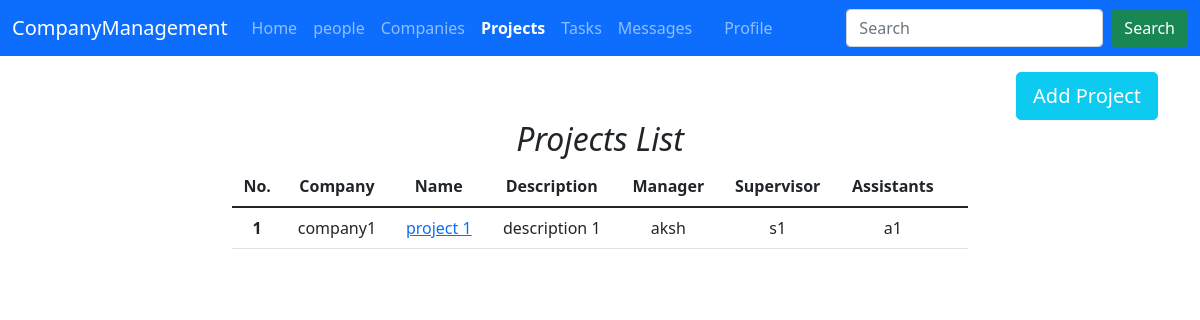
Screenshot of /Projects/ (signed in) with the database file from the repository.
### UserModule/models.py (models this page shows, shortened)
class Project(models.Model):
    user = models.ForeignKey(User, on_delete=models.SET_NULL, null=True)
    company = models.ForeignKey(Company, on_delete=models.CASCADE)
    name = models.CharField(max_length=70)
    description = models.TextField(max_length=70)
    manager = models.CharField(max_length=70)
    supervisor = models.CharField(max_length=70)
    assistants = models.CharField(max_length=70)

class Company(models.Model):
    user = models.ForeignKey(User, on_delete=models.CASCADE)
    name = models.CharField(max_length=70)
    dbaName = models.CharField(max_length=70)
    address = models.CharField(max_length=70)
    branch = models.CharField(max_length=70)
    number = models.BigIntegerField()
    website = models.CharField(max_length=70)
    fax = models.CharField(max_length=70)
    email = models.EmailField()
    def __str__(self):
        return self.name

### CompanyManagement/views.py (the view)
# urls.py: path('Projects/', views.Projects, name='Projects'),
@login_required
def Projects(request):
    if (request.method == 'POST'):
        user = request.user
        company = request.POST['company']
        company = Company.objects.get(name=company)
        name = request.POST['name']
        description = request.POST['description']
        manager = request.POST['manager']
        supervisor = request.POST['supervisor']
        assistants = request.POST['assistants']
        data = Project(user=user, company=company, name=name, description=description,
                       manager=manager, supervisor=supervisor, assistants=assistants)
        data.save()
        return HttpResponseRedirect('/Projects')
    else:
        company = Company.objects.all()
        project = Project.objects.all()
        return render(request, 'CompanyManagement/DashBoard/Projects.html', {'company': company, 'project':  project})

### templates/CompanyManagement/DashBoard/Projects.html (shortened to what this page needs)
<!DOCTYPE html>
<html lang="en">
  <head>
    <link
      href="https://cdn.jsdelivr.net/npm/bootstrap@5.1.3/dist/css/bootstrap.min.css"
      rel="stylesheet"
    />
  </head>
  <body>
    {% include "./Navbar/Navbar.html" with Projects='active' %}
    <div class="container">
      <div class="row">
        {% if request.user.is_manager or request.user.is_supervisor  or request.user.is_admin %}
        <div class="d-flex justify-content-end mt-3" id="btn1">
          <button class="btn btn-info btn-lg text-white" onclick="addCompany()">Add Project</button>
        </div>
        {% endif %}
        <div class="col-md-8 offset-md-2 text-center" id='list'>
          <h2><i>Projects List</i></h2>
          <table class="table">
            <thead>
              <tr>
                <th scope="col">No.</th>
                <th scope="col">Company</th>
                <th scope="col">Name</th>
                <th scope="col">Description</th>
                <th scope="col">Manager</th>
                <th scope="col">Supervisor</th>
                <th scope="col">Assistants</th>
              </tr>
            </thead>
            <tbody>
              {% for i in project %}
              <tr>
                <th scope="row">{{forloop.counter}}</th>
                <td>{{i.company}}</td>
                <td><a href="/Projects/update/{{i.id}}">{{i.name}}</a></td>
                <td>{{i.description}}</td>
                <td>{{i.manager}}</td>
                <td>{{i.supervisor}}</td>
                <td>{{i.assistants}}</td>
                <td></td>
              </tr>
              {% endfor %}
            </tbody>
          </table>
        </div>
      </div>
    </div>
  </body>
</html>

### rows the page displays
Project: company "company1", name "project 1", description "description 1", manager "aksh", supervisor "s1", assistants "a1"
